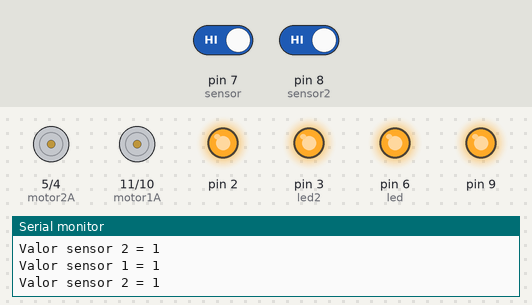
Bench run of a sketch on a simulated Arduino Uno, built with avr-gcc and run on an emulated ATmega328P. On the bench: motor-driver pin pairs drawn as motors (green arrow = first pin HIGH = forward, orange = second pin HIGH = backward, longer = more drive), output pins drawn as LEDs (lit = HIGH), the last lines printed to the serial monitor. The inputs (shaded band) are chosen by the test bench; at power-on: pin 7 (sensor) HIGH, pin 8 (sensor2) HIGH.

Above: at 5.8 s.
5.9 s: pin 7 (sensor) driven LOW
At 10.0 s:
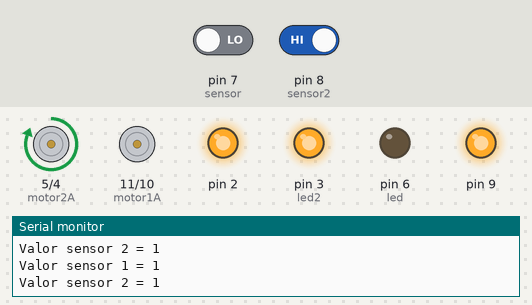
11.0 s: pin 8 (sensor2) driven LOW
At 13.5 s:
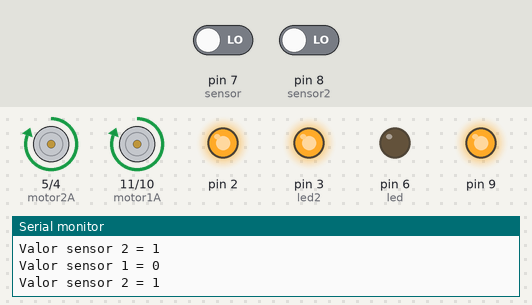
16.0 s: pin 7 (sensor) driven HIGH
At 20.1 s:
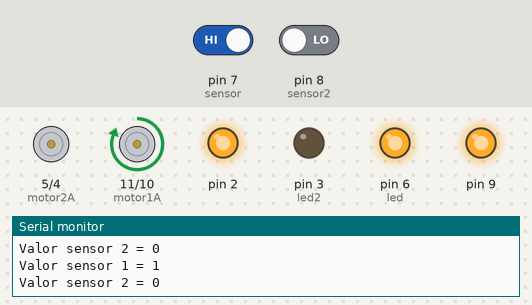
21.0 s: pin 8 (sensor2) driven HIGH
At 23.6 s:
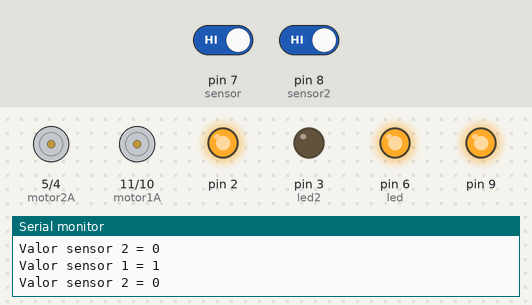
26.0 s: pin 8 (sensor2) driven LOW
At 28.6 s:
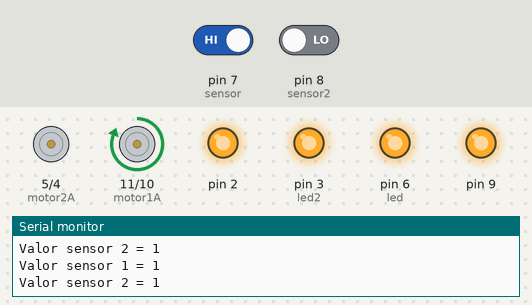
31.0 s: pin 7 (sensor) driven LOW
At 35.2 s:
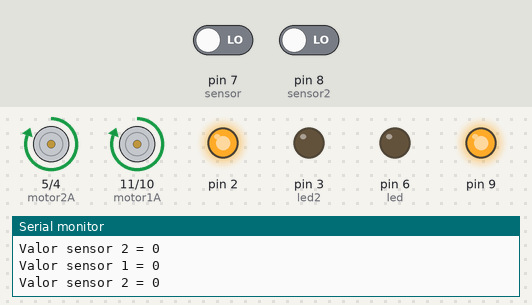
Timing chart, 0 to 36.7 s (numbered marks = the images above; inputs shaded):
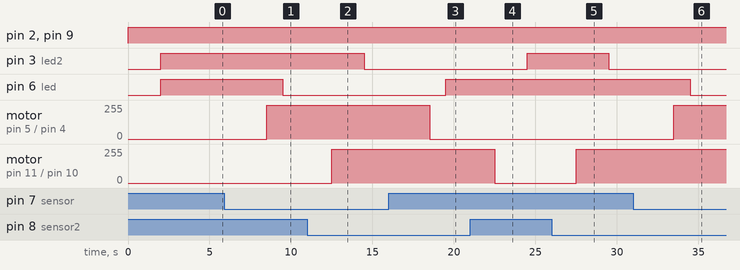

Measured:
- after the input at 5.9 s, pin 6 (led): HIGH → LOW after 3.6 s; motor on pin 5 (motor2A) / pin 4 (motor2B): stopped → forward 255/255 after 2.6 s
- after the input at 11.0 s, pin 3 (led2): HIGH → LOW after 3.5 s; motor on pin 11 (motor1A) / pin 10 (motor1B): stopped → forward 255/255 after 1.5 s
- after the input at 16.0 s, pin 6 (led): LOW → HIGH after 3.5 s; motor on pin 5 (motor2A) / pin 4 (motor2B): forward 255/255 → stopped after 2.5 s
- after the input at 21.0 s, pin 3 (led2): LOW → HIGH after 3.5 s; motor on pin 11 (motor1A) / pin 10 (motor1B): forward 255/255 → stopped after 1.5 s
- after the input at 26.0 s, pin 3 (led2): HIGH → LOW after 3.5 s; motor on pin 11 (motor1A) / pin 10 (motor1B): stopped → forward 255/255 after 1.5 s
- after the input at 31.0 s, pin 6 (led): HIGH → LOW after 3.5 s; motor on pin 5 (motor2A) / pin 4 (motor2B): stopped → forward 255/255 after 2.5 s

The sketch:

control_motor_siguelinea.ino
```cpp
int led=6;
int led2=3;
int sensor=7; //sensor izquierda
int sensor2=8; //sensor derecha
int motor1A=11;//motor izquierda
int motor1B=10;
int motor2A=5; //motor derecha
int motor2B=4;
int valorsen=0;
int valorsen2=0;

void setup() {
  Serial.begin(9600);
  pinMode(led, OUTPUT);
  pinMode(led2, OUTPUT);
  pinMode(motor1B, OUTPUT);
  pinMode(motor1A, OUTPUT);
  pinMode(motor2A, OUTPUT);
  pinMode(motor2B, OUTPUT);
  pinMode(9, OUTPUT);
  pinMode(sensor, INPUT); //config pin sensor1 cny70
  pinMode(sensor2, INPUT);//config pin sensor2 cny70
  pinMode(2, OUTPUT);
}

void loop() {
 digitalWrite(2,HIGH); // Genero 5 V para el circuito desde pin 2
 digitalWrite(9,HIGH); // Genero 5 V para el circuito desde pin 2
 valorsen=digitalRead(sensor); // lectura de sensor izq
 valorsen2=digitalRead(sensor2);//lectura de sensor der
 if((valorsen==0)&&(valorsen2==0)){ //estructura de decision para motores, si en ambos se absorbe luz superficie negra

  digitalWrite(motor1A,HIGH);
  digitalWrite(motor1B,LOW);
  delay(1000);
  digitalWrite(motor2A,HIGH);
  digitalWrite(motor2B,LOW);
  delay(1000);
  }
 else if((valorsen==0)&&(valorsen2==1)){ //estructura de decision para motores, giro izquierda

  digitalWrite(motor1A,LOW);
  digitalWrite(motor1B,LOW);
  delay(1000);
  digitalWrite(motor2A,HIGH);
  digitalWrite(motor2B,LOW);
  delay(1000);
  }
  else if((valorsen==1)&&(valorsen2==0)){ //estructura de decision para motores, giro derecha

  digitalWrite(motor1A,HIGH);
  digitalWrite(motor1B,LOW);
  delay(1000);
  digitalWrite(motor2A,LOW);
  digitalWrite(motor2B,LOW);
  delay(1000);
  }
  else{//estructura de decision para motores, en otro caso como ambos superficie blanca detener motores
    digitalWrite(motor1A,LOW);
  digitalWrite(motor1B,LOW);
  delay(1000);
  digitalWrite(motor2A,LOW);
  digitalWrite(motor2B,LOW);
  delay(1000);

    }

 digitalWrite(led, valorsen);
 digitalWrite(led2, valorsen2);
 delay(500);
 Serial.print("Valor sensor 1 = "); //impresion de data por monitor en serie para verificar
 Serial.println(valorsen);
  Serial.print("Valor sensor 2 = ");
 Serial.println(valorsen2);

}
```
